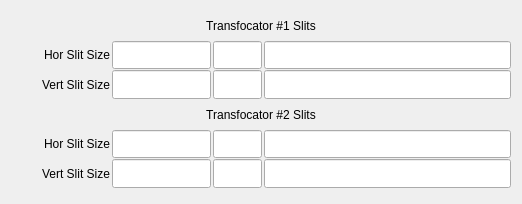
<?xml version="1.0" encoding="UTF-8"?>
<ui version="4.0">
 <class>Form</class>
 <widget class="QWidget" name="Form">
  <property name="geometry">
   <rect>
    <x>0</x>
    <y>0</y>
    <width>522</width>
    <height>204</height>
   </rect>
  </property>
  <property name="windowTitle">
   <string>Form</string>
  </property>
  <layout class="QVBoxLayout" name="verticalLayout_2">
   <item>
    <layout class="QVBoxLayout" name="verticalLayout" stretch="1,1,1,1,1,1">
     <property name="spacing">
      <number>1</number>
     </property>
     <property name="topMargin">
      <number>0</number>
     </property>
     <property name="bottomMargin">
      <number>5</number>
     </property>
     <item>
      <layout class="QHBoxLayout" name="horizontalLayout_4" stretch="3">
       <property name="spacing">
        <number>2</number>
       </property>
       <property name="rightMargin">
        <number>0</number>
       </property>
       <item>
        <widget class="caLabel" name="calabel_21">
         <property name="sizePolicy">
          <sizepolicy hsizetype="Expanding" vsizetype="Expanding">
           <horstretch>0</horstretch>
           <verstretch>0</verstretch>
          </sizepolicy>
         </property>
         <property name="text">
          <string>Transfocator #1 Slits</string>
         </property>
         <property name="alignment">
          <set>Qt::AlignCenter</set>
         </property>
         <property name="fontScaleMode">
          <enum>ESimpleLabel::WidthAndHeight</enum>
         </property>
        </widget>
       </item>
      </layout>
     </item>
     <item>
      <layout class="QHBoxLayout" name="horizontalLayout_8" stretch="2,2,1,5">
       <property name="spacing">
        <number>2</number>
       </property>
       <property name="rightMargin">
        <number>0</number>
       </property>
       <item>
        <widget class="caLabel" name="calabel_32">
         <property name="sizePolicy">
          <sizepolicy hsizetype="Expanding" vsizetype="Expanding">
           <horstretch>0</horstretch>
           <verstretch>0</verstretch>
          </sizepolicy>
         </property>
         <property name="text">
          <string>Hor Slit Size</string>
         </property>
         <property name="alignment">
          <set>Qt::AlignRight|Qt::AlignTrailing|Qt::AlignVCenter</set>
         </property>
         <property name="fontScaleMode">
          <enum>ESimpleLabel::WidthAndHeight</enum>
         </property>
        </widget>
       </item>
       <item>
        <widget class="caLineEdit" name="caLineEdit_25">
         <property name="sizePolicy">
          <sizepolicy hsizetype="Expanding" vsizetype="Expanding">
           <horstretch>0</horstretch>
           <verstretch>0</verstretch>
          </sizepolicy>
         </property>
         <property name="font">
          <font>
           <pointsize>13</pointsize>
          </font>
         </property>
         <property name="text">
          <string/>
         </property>
         <property name="alignment">
          <set>Qt::AlignRight|Qt::AlignTrailing|Qt::AlignVCenter</set>
         </property>
         <property name="channel" stdset="0">
          <string notr="true">$(P)$(CRL):1:slitSize_H_RBV</string>
         </property>
         <property name="foreground">
          <color>
           <red>10</red>
           <green>0</green>
           <blue>184</blue>
          </color>
         </property>
         <property name="background">
          <color>
           <red>200</red>
           <green>200</green>
           <blue>200</blue>
          </color>
         </property>
         <property name="colorMode">
          <enum>caLineEdit::Static</enum>
         </property>
         <property name="precision">
          <number>6</number>
         </property>
         <property name="precisionMode">
          <enum>caLineEdit::Channel</enum>
         </property>
         <property name="fontScaleMode" stdset="0">
          <enum>caLineEdit::None</enum>
         </property>
         <property name="formatType">
          <enum>caLineEdit::decimal</enum>
         </property>
        </widget>
       </item>
       <item>
        <widget class="caLineEdit" name="caLineEdit_24">
         <property name="sizePolicy">
          <sizepolicy hsizetype="Expanding" vsizetype="Expanding">
           <horstretch>0</horstretch>
           <verstretch>0</verstretch>
          </sizepolicy>
         </property>
         <property name="font">
          <font>
           <pointsize>13</pointsize>
          </font>
         </property>
         <property name="text">
          <string/>
         </property>
         <property name="alignment">
          <set>Qt::AlignRight|Qt::AlignTrailing|Qt::AlignVCenter</set>
         </property>
         <property name="channel" stdset="0">
          <string notr="true">$(P)$(CRL):1:slitSize_H_RBV.EGU</string>
         </property>
         <property name="foreground">
          <color>
           <red>10</red>
           <green>0</green>
           <blue>184</blue>
          </color>
         </property>
         <property name="background">
          <color>
           <red>200</red>
           <green>200</green>
           <blue>200</blue>
          </color>
         </property>
         <property name="colorMode">
          <enum>caLineEdit::Static</enum>
         </property>
         <property name="precision">
          <number>0</number>
         </property>
         <property name="precisionMode">
          <enum>caLineEdit::User</enum>
         </property>
         <property name="fontScaleMode" stdset="0">
          <enum>caLineEdit::None</enum>
         </property>
         <property name="formatType">
          <enum>caLineEdit::decimal</enum>
         </property>
        </widget>
       </item>
       <item>
        <widget class="caLineEdit" name="caLineEdit_22">
         <property name="sizePolicy">
          <sizepolicy hsizetype="Expanding" vsizetype="Expanding">
           <horstretch>0</horstretch>
           <verstretch>0</verstretch>
          </sizepolicy>
         </property>
         <property name="font">
          <font>
           <pointsize>13</pointsize>
          </font>
         </property>
         <property name="text">
          <string/>
         </property>
         <property name="alignment">
          <set>Qt::AlignRight|Qt::AlignTrailing|Qt::AlignVCenter</set>
         </property>
         <property name="channel" stdset="0">
          <string notr="true">$(P)$(CRL):1:slitSize_H.DOL</string>
         </property>
         <property name="foreground">
          <color>
           <red>10</red>
           <green>0</green>
           <blue>184</blue>
          </color>
         </property>
         <property name="background">
          <color>
           <red>200</red>
           <green>200</green>
           <blue>200</blue>
          </color>
         </property>
         <property name="colorMode">
          <enum>caLineEdit::Static</enum>
         </property>
         <property name="precision">
          <number>0</number>
         </property>
         <property name="precisionMode">
          <enum>caLineEdit::User</enum>
         </property>
         <property name="fontScaleMode" stdset="0">
          <enum>caLineEdit::None</enum>
         </property>
         <property name="formatType">
          <enum>caLineEdit::decimal</enum>
         </property>
        </widget>
       </item>
      </layout>
     </item>
     <item>
      <layout class="QHBoxLayout" name="horizontalLayout_9" stretch="2,2,1,5">
       <property name="spacing">
        <number>2</number>
       </property>
       <property name="rightMargin">
        <number>0</number>
       </property>
       <item>
        <widget class="caLabel" name="calabel_33">
         <property name="sizePolicy">
          <sizepolicy hsizetype="Expanding" vsizetype="Expanding">
           <horstretch>0</horstretch>
           <verstretch>0</verstretch>
          </sizepolicy>
         </property>
         <property name="text">
          <string>Vert Slit Size</string>
         </property>
         <property name="alignment">
          <set>Qt::AlignRight|Qt::AlignTrailing|Qt::AlignVCenter</set>
         </property>
         <property name="fontScaleMode">
          <enum>ESimpleLabel::WidthAndHeight</enum>
         </property>
        </widget>
       </item>
       <item>
        <widget class="caLineEdit" name="caLineEdit_27">
         <property name="sizePolicy">
          <sizepolicy hsizetype="Expanding" vsizetype="Expanding">
           <horstretch>0</horstretch>
           <verstretch>0</verstretch>
          </sizepolicy>
         </property>
         <property name="font">
          <font>
           <pointsize>13</pointsize>
          </font>
         </property>
         <property name="text">
          <string/>
         </property>
         <property name="alignment">
          <set>Qt::AlignRight|Qt::AlignTrailing|Qt::AlignVCenter</set>
         </property>
         <property name="channel" stdset="0">
          <string notr="true">$(P)$(CRL):1:slitSize_V_RBV</string>
         </property>
         <property name="foreground">
          <color>
           <red>10</red>
           <green>0</green>
           <blue>184</blue>
          </color>
         </property>
         <property name="background">
          <color>
           <red>200</red>
           <green>200</green>
           <blue>200</blue>
          </color>
         </property>
         <property name="colorMode">
          <enum>caLineEdit::Static</enum>
         </property>
         <property name="precision">
          <number>6</number>
         </property>
         <property name="precisionMode">
          <enum>caLineEdit::Channel</enum>
         </property>
         <property name="fontScaleMode" stdset="0">
          <enum>caLineEdit::None</enum>
         </property>
         <property name="formatType">
          <enum>caLineEdit::decimal</enum>
         </property>
        </widget>
       </item>
       <item>
        <widget class="caLineEdit" name="caLineEdit_26">
         <property name="sizePolicy">
          <sizepolicy hsizetype="Expanding" vsizetype="Expanding">
           <horstretch>0</horstretch>
           <verstretch>0</verstretch>
          </sizepolicy>
         </property>
         <property name="font">
          <font>
           <pointsize>13</pointsize>
          </font>
         </property>
         <property name="text">
          <string/>
         </property>
         <property name="alignment">
          <set>Qt::AlignRight|Qt::AlignTrailing|Qt::AlignVCenter</set>
         </property>
         <property name="channel" stdset="0">
          <string notr="true">$(P)$(CRL):1:slitSize_V_RBV.EGU</string>
         </property>
         <property name="foreground">
          <color>
           <red>10</red>
           <green>0</green>
           <blue>184</blue>
          </color>
         </property>
         <property name="background">
          <color>
           <red>200</red>
           <green>200</green>
           <blue>200</blue>
          </color>
         </property>
         <property name="colorMode">
          <enum>caLineEdit::Static</enum>
         </property>
         <property name="precision">
          <number>0</number>
         </property>
         <property name="precisionMode">
          <enum>caLineEdit::User</enum>
         </property>
         <property name="fontScaleMode" stdset="0">
          <enum>caLineEdit::None</enum>
         </property>
         <property name="formatType">
          <enum>caLineEdit::decimal</enum>
         </property>
        </widget>
       </item>
       <item>
        <widget class="caLineEdit" name="caLineEdit_23">
         <property name="sizePolicy">
          <sizepolicy hsizetype="Expanding" vsizetype="Expanding">
           <horstretch>0</horstretch>
           <verstretch>0</verstretch>
          </sizepolicy>
         </property>
         <property name="font">
          <font>
           <pointsize>13</pointsize>
          </font>
         </property>
         <property name="text">
          <string/>
         </property>
         <property name="alignment">
          <set>Qt::AlignRight|Qt::AlignTrailing|Qt::AlignVCenter</set>
         </property>
         <property name="channel" stdset="0">
          <string notr="true">$(P)$(CRL):1:slitSize_V.DOL</string>
         </property>
         <property name="foreground">
          <color>
           <red>10</red>
           <green>0</green>
           <blue>184</blue>
          </color>
         </property>
         <property name="background">
          <color>
           <red>200</red>
           <green>200</green>
           <blue>200</blue>
          </color>
         </property>
         <property name="colorMode">
          <enum>caLineEdit::Static</enum>
         </property>
         <property name="precision">
          <number>0</number>
         </property>
         <property name="precisionMode">
          <enum>caLineEdit::User</enum>
         </property>
         <property name="fontScaleMode" stdset="0">
          <enum>caLineEdit::None</enum>
         </property>
         <property name="formatType">
          <enum>caLineEdit::decimal</enum>
         </property>
        </widget>
       </item>
      </layout>
     </item>
     <item>
      <widget class="caLabel" name="calabel_28">
       <property name="sizePolicy">
        <sizepolicy hsizetype="Expanding" vsizetype="Expanding">
         <horstretch>0</horstretch>
         <verstretch>0</verstretch>
        </sizepolicy>
       </property>
       <property name="text">
        <string>Transfocator #2 Slits</string>
       </property>
       <property name="alignment">
        <set>Qt::AlignCenter</set>
       </property>
       <property name="fontScaleMode">
        <enum>ESimpleLabel::WidthAndHeight</enum>
       </property>
      </widget>
     </item>
     <item>
      <layout class="QHBoxLayout" name="horizontalLayout_11" stretch="2,2,1,5">
       <property name="spacing">
        <number>2</number>
       </property>
       <property name="rightMargin">
        <number>0</number>
       </property>
       <item>
        <widget class="caLabel" name="calabel_34">
         <property name="sizePolicy">
          <sizepolicy hsizetype="Expanding" vsizetype="Expanding">
           <horstretch>0</horstretch>
           <verstretch>0</verstretch>
          </sizepolicy>
         </property>
         <property name="text">
          <string>Hor Slit Size</string>
         </property>
         <property name="alignment">
          <set>Qt::AlignRight|Qt::AlignTrailing|Qt::AlignVCenter</set>
         </property>
         <property name="fontScaleMode">
          <enum>ESimpleLabel::WidthAndHeight</enum>
         </property>
        </widget>
       </item>
       <item>
        <widget class="caLineEdit" name="caLineEdit_28">
         <property name="sizePolicy">
          <sizepolicy hsizetype="Expanding" vsizetype="Expanding">
           <horstretch>0</horstretch>
           <verstretch>0</verstretch>
          </sizepolicy>
         </property>
         <property name="font">
          <font>
           <pointsize>13</pointsize>
          </font>
         </property>
         <property name="text">
          <string/>
         </property>
         <property name="alignment">
          <set>Qt::AlignRight|Qt::AlignTrailing|Qt::AlignVCenter</set>
         </property>
         <property name="channel" stdset="0">
          <string notr="true">$(P)$(CRL):2:slitSize_H_RBV</string>
         </property>
         <property name="foreground">
          <color>
           <red>10</red>
           <green>0</green>
           <blue>184</blue>
          </color>
         </property>
         <property name="background">
          <color>
           <red>200</red>
           <green>200</green>
           <blue>200</blue>
          </color>
         </property>
         <property name="colorMode">
          <enum>caLineEdit::Static</enum>
         </property>
         <property name="precision">
          <number>6</number>
         </property>
         <property name="precisionMode">
          <enum>caLineEdit::Channel</enum>
         </property>
         <property name="fontScaleMode" stdset="0">
          <enum>caLineEdit::None</enum>
         </property>
         <property name="formatType">
          <enum>caLineEdit::decimal</enum>
         </property>
        </widget>
       </item>
       <item>
        <widget class="caLineEdit" name="caLineEdit_29">
         <property name="sizePolicy">
          <sizepolicy hsizetype="Expanding" vsizetype="Expanding">
           <horstretch>0</horstretch>
           <verstretch>0</verstretch>
          </sizepolicy>
         </property>
         <property name="font">
          <font>
           <pointsize>13</pointsize>
          </font>
         </property>
         <property name="text">
          <string/>
         </property>
         <property name="alignment">
          <set>Qt::AlignRight|Qt::AlignTrailing|Qt::AlignVCenter</set>
         </property>
         <property name="channel" stdset="0">
          <string notr="true">$(P)$(CRL):2:slitSize_H_RBV.EGU</string>
         </property>
         <property name="foreground">
          <color>
           <red>10</red>
           <green>0</green>
           <blue>184</blue>
          </color>
         </property>
         <property name="background">
          <color>
           <red>200</red>
           <green>200</green>
           <blue>200</blue>
          </color>
         </property>
         <property name="colorMode">
          <enum>caLineEdit::Static</enum>
         </property>
         <property name="precision">
          <number>0</number>
         </property>
         <property name="precisionMode">
          <enum>caLineEdit::User</enum>
         </property>
         <property name="fontScaleMode" stdset="0">
          <enum>caLineEdit::None</enum>
         </property>
         <property name="formatType">
          <enum>caLineEdit::decimal</enum>
         </property>
        </widget>
       </item>
       <item>
        <widget class="caLineEdit" name="caLineEdit_30">
         <property name="sizePolicy">
          <sizepolicy hsizetype="Expanding" vsizetype="Expanding">
           <horstretch>0</horstretch>
           <verstretch>0</verstretch>
          </sizepolicy>
         </property>
         <property name="font">
          <font>
           <pointsize>13</pointsize>
          </font>
         </property>
         <property name="text">
          <string/>
         </property>
         <property name="alignment">
          <set>Qt::AlignRight|Qt::AlignTrailing|Qt::AlignVCenter</set>
         </property>
         <property name="channel" stdset="0">
          <string notr="true">$(P)$(CRL):2:slitSize_H.DOL</string>
         </property>
         <property name="foreground">
          <color>
           <red>10</red>
           <green>0</green>
           <blue>184</blue>
          </color>
         </property>
         <property name="background">
          <color>
           <red>200</red>
           <green>200</green>
           <blue>200</blue>
          </color>
         </property>
         <property name="colorMode">
          <enum>caLineEdit::Static</enum>
         </property>
         <property name="precision">
          <number>0</number>
         </property>
         <property name="precisionMode">
          <enum>caLineEdit::User</enum>
         </property>
         <property name="fontScaleMode" stdset="0">
          <enum>caLineEdit::None</enum>
         </property>
         <property name="formatType">
          <enum>caLineEdit::decimal</enum>
         </property>
        </widget>
       </item>
      </layout>
     </item>
     <item>
      <layout class="QHBoxLayout" name="horizontalLayout_12" stretch="2,2,1,5">
       <property name="spacing">
        <number>2</number>
       </property>
       <property name="rightMargin">
        <number>0</number>
       </property>
       <item>
        <widget class="caLabel" name="calabel_35">
         <property name="sizePolicy">
          <sizepolicy hsizetype="Expanding" vsizetype="Expanding">
           <horstretch>0</horstretch>
           <verstretch>0</verstretch>
          </sizepolicy>
         </property>
         <property name="text">
          <string>Vert Slit Size</string>
         </property>
         <property name="alignment">
          <set>Qt::AlignRight|Qt::AlignTrailing|Qt::AlignVCenter</set>
         </property>
         <property name="fontScaleMode">
          <enum>ESimpleLabel::WidthAndHeight</enum>
         </property>
        </widget>
       </item>
       <item>
        <widget class="caLineEdit" name="caLineEdit_31">
         <property name="sizePolicy">
          <sizepolicy hsizetype="Expanding" vsizetype="Expanding">
           <horstretch>0</horstretch>
           <verstretch>0</verstretch>
          </sizepolicy>
         </property>
         <property name="font">
          <font>
           <pointsize>13</pointsize>
          </font>
         </property>
         <property name="text">
          <string/>
         </property>
         <property name="alignment">
          <set>Qt::AlignRight|Qt::AlignTrailing|Qt::AlignVCenter</set>
         </property>
         <property name="channel" stdset="0">
          <string notr="true">$(P)$(CRL):2:slitSize_V_RBV</string>
         </property>
         <property name="foreground">
          <color>
           <red>10</red>
           <green>0</green>
           <blue>184</blue>
          </color>
         </property>
         <property name="background">
          <color>
           <red>200</red>
           <green>200</green>
           <blue>200</blue>
          </color>
         </property>
         <property name="colorMode">
          <enum>caLineEdit::Static</enum>
         </property>
         <property name="precision">
          <number>6</number>
         </property>
         <property name="precisionMode">
          <enum>caLineEdit::Channel</enum>
         </property>
         <property name="fontScaleMode" stdset="0">
          <enum>caLineEdit::None</enum>
         </property>
         <property name="formatType">
          <enum>caLineEdit::decimal</enum>
         </property>
        </widget>
       </item>
       <item>
        <widget class="caLineEdit" name="caLineEdit_32">
         <property name="sizePolicy">
          <sizepolicy hsizetype="Expanding" vsizetype="Expanding">
           <horstretch>0</horstretch>
           <verstretch>0</verstretch>
          </sizepolicy>
         </property>
         <property name="font">
          <font>
           <pointsize>13</pointsize>
          </font>
         </property>
         <property name="text">
          <string/>
         </property>
         <property name="alignment">
          <set>Qt::AlignRight|Qt::AlignTrailing|Qt::AlignVCenter</set>
         </property>
         <property name="channel" stdset="0">
          <string notr="true">$(P)$(CRL):2:slitSize_V_RBV.EGU</string>
         </property>
         <property name="foreground">
          <color>
           <red>10</red>
           <green>0</green>
           <blue>184</blue>
          </color>
         </property>
         <property name="background">
          <color>
           <red>200</red>
           <green>200</green>
           <blue>200</blue>
          </color>
         </property>
         <property name="colorMode">
          <enum>caLineEdit::Static</enum>
         </property>
         <property name="precision">
          <number>0</number>
         </property>
         <property name="precisionMode">
          <enum>caLineEdit::User</enum>
         </property>
         <property name="fontScaleMode" stdset="0">
          <enum>caLineEdit::None</enum>
         </property>
         <property name="formatType">
          <enum>caLineEdit::decimal</enum>
         </property>
        </widget>
       </item>
       <item>
        <widget class="caLineEdit" name="caLineEdit_33">
         <property name="sizePolicy">
          <sizepolicy hsizetype="Expanding" vsizetype="Expanding">
           <horstretch>0</horstretch>
           <verstretch>0</verstretch>
          </sizepolicy>
         </property>
         <property name="font">
          <font>
           <pointsize>13</pointsize>
          </font>
         </property>
         <property name="text">
          <string/>
         </property>
         <property name="alignment">
          <set>Qt::AlignRight|Qt::AlignTrailing|Qt::AlignVCenter</set>
         </property>
         <property name="channel" stdset="0">
          <string notr="true">$(P)$(CRL):2:slitSize_V.DOL</string>
         </property>
         <property name="foreground">
          <color>
           <red>10</red>
           <green>0</green>
           <blue>184</blue>
          </color>
         </property>
         <property name="background">
          <color>
           <red>200</red>
           <green>200</green>
           <blue>200</blue>
          </color>
         </property>
         <property name="colorMode">
          <enum>caLineEdit::Static</enum>
         </property>
         <property name="precision">
          <number>0</number>
         </property>
         <property name="precisionMode">
          <enum>caLineEdit::User</enum>
         </property>
         <property name="fontScaleMode" stdset="0">
          <enum>caLineEdit::None</enum>
         </property>
         <property name="formatType">
          <enum>caLineEdit::decimal</enum>
         </property>
        </widget>
       </item>
      </layout>
     </item>
    </layout>
   </item>
  </layout>
 </widget>
 <customwidgets>
  <customwidget>
   <class>caLabel</class>
   <extends>QLabel</extends>
   <header>caLabel</header>
  </customwidget>
  <customwidget>
   <class>caLineEdit</class>
   <extends>QLineEdit</extends>
   <header>caLineEdit</header>
  </customwidget>
 </customwidgets>
 <resources/>
 <connections/>
</ui>
